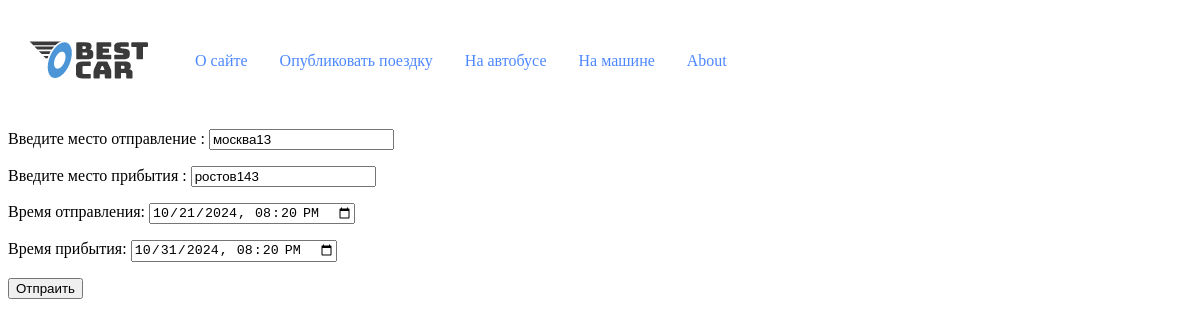
Screenshot of /update/MHECCJJ763WWEKWHIZWOF0BQGIYD8RPOAP29A3LJ/ with the database file from the repository.
### bestcar/models/publishing_a_trip.py (models this page shows, shortened)
class Publishing_a_trip(models.Model):
    departure = models.CharField(
        max_length=100,
        verbose_name="отправление",
        validators=[Validators_language_model()]
    )
    arrival = models.CharField(
        max_length=100,
        verbose_name="прибытие",
        validators=[Validators_language_model()]
    )
    departure_time = models.DateTimeField(
        verbose_name="время отправления",
        validators=[Validators_date_model()]
    )
    arrival_time = models.DateTimeField(
        verbose_name="время прибытия",
        default=None,
        validators=[Validators_date_model()]
    )
    free_seating = models.PositiveSmallIntegerField(
        verbose_name='количество мест',
        default=1
    )
    reserved_seats = models.PositiveIntegerField(
        verbose_name='количество бронированных мест',
        default=0
    )
    price = models.PositiveSmallIntegerField(
        verbose_name="цена"
    )
    author = models.ForeignKey(
        get_user_model(),
        on_delete=models.CASCADE,
        related_name="author",
        null=True, default=None
    )
    slug = models.SlugField(
        max_length=100,
        unique=True,
        db_index=True
    )
    objects = models.Manager()
    car = CarManager()
    bus = BusManager()
    class Meta:
        verbose_name = 'Опубликованные поездки'
        verbose_name_plural = 'Опубликованные поездки'
        ordering = ('departure_time',)
        indexes = [
            models.Index(
                fields=['departure', 'arrival', 'free_seating', 'departure_time'],
                name='trip_filter_idx'
            )
        ]

### bestcar/views.py (the view, shortened to what this page needs)
# urls.py: path('update/<slug:slug>/', Update_user_trip.as_view(), name='update_user_trip'),
class Update_user_trip(DataMixin, BaseView, UpdateView):
    model = Publishing_a_trip
    form_class = Update_form
    template_name = 'bestcar/update.html'
    success_url = reverse_lazy('home')
    title_page = 'Форма для изменения данных поездки'
    def get(self, request, *args, **kwargs):
        try:
            slug = kwargs['slug']
            User_trip_object.users_trip_object(slug)
            logger.info('запись успешно найдена')
            return super().get(self, request, *args, **kwargs)
        except Http404 as e:
            logger.error(f'произошла ошибка {e}')
            return JsonResponse({
                "errorMessage": str(e),
                "status": 400
            })
    def get_context_data(self, **kwargs):
        context = super().get_context_data(**kwargs)
        return self.get_mixin_context(context)

### bestcar/forms.py (shortened to what this page needs)
class Update_form(forms.ModelForm):
    class Meta:
        model = Publishing_a_trip
        fields = ['departure', 'arrival',  'departure_time', 'arrival_time']
        labels = {
            'departure': 'Введите место отправление ',
            'arrival': 'Введите место прибытия '
        }
        widgets = {'departure_time': forms.DateTimeInput(attrs={'type': 'datetime-local', 'class': 'form-control'}),
                   'arrival_time': forms.DateTimeInput(attrs={'type': 'datetime-local', 'class': 'form-control'})
                   }

### bestcar/services.py (called while the page is built)
    @staticmethod
    def users_trip_object(slug: str) -> None:
        if Publishing_a_trip.objects.filter(slug=slug).exists():
            return
        else:
            raise Http404('Похоже эта поездка больше не существует')

### bestcar/utils.py (called while the page is built)
    def get_mixin_context(self, context, **kwargs):
        if self.title_page:
            context['title'] = self.title_page
        context['menu'] = MENU  # Предполагается, что MENU - это глобальная переменная
        context.update(kwargs)
        return context

### bestcar/views.py (called while the page is built)
    def dispatch(self, request, *args, **kwargs):
        try:
            response = super().dispatch(request, *args, **kwargs)
        except Exception as e:
            return self._response(e, status=400)
        if isinstance(response, (dict, list)):
            return self._response(response)
        else:
            return response

### bestcar/templates/bestcar/update.html (shortened to what this page needs)
{% extends 'base.html' %}
{% block content %}
    <form action="{% url 'update_user_trip' object.slug %}" method="post">
        {{ form.as_p}}
        <p><button type="submit">Отпраить</button>
    </form>
{% endblock %}

### rows the page displays
Publishing_a_trip: departure "москва13", arrival "ростов143", departure_time "10/21/2024 20:20", arrival_time "10/31/2024 20:20"

### other values shown
{{ m.title }} "О сайте" "Опубликовать поездку" "На автобусе" "На машине"
